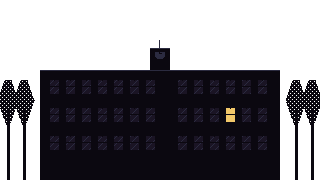
#> input picture assets/original/art/backgrounds/bg_mid.png, 320 x 180 px; its folder holds only this picture in this run
$ python asset_previews.py ../assets/original/art/backgrounds
#> lines starting #> are read from the running program, lines starting #| are printed output that depends on the picture
#!/usr/bin/env python3
"""Build a preview.png contact sheet for each pack in assets/third_party/.

Each sheet shows up to 16 images from the pack, picked round-robin across its
folders and skipping animation frames of the same sprite, so a pack can be
browsed without opening hundreds of files. Pixel art is enlarged by an integer
factor with nearest-neighbour scaling; larger images are scaled down.

Usage:
    python3 tools/asset_previews.py                 # every pack
    python3 tools/asset_previews.py <folder> ...    # only these packs

Requires Pillow (pip install pillow).
"""
import argparse
import os
import re
import sys

from PIL import Image, ImageDraw, ImageFont

REPO = os.path.dirname(os.path.dirname(os.path.abspath(__file__)))
DEFAULT_ROOT = os.path.join(REPO, 'assets', 'third_party')
EXT = ('.png', '.gif', '.bmp')
OUT_NAME = 'preview.png'
CELL, COLS, MAX_IMAGES, PAD, LABEL, HEADER = 240, 4, 16, 8, 14, 22
BG, CELL_BG, FG = (24, 22, 28), (44, 40, 52), (220, 214, 230)
FRAME_SUFFIX = re.compile(r'([ _-]?(idle|run|walk|hit|hurt|attack|jump|anim|sheet|f\d+|\(?\d+\)?))+$')


def list_images(pack_dir):
    images = []
    for root, _, files in os.walk(pack_dir):
        for name in files:
            if not name.lower().endswith(EXT) or name == OUT_NAME:
                continue
            path = os.path.join(root, name)
            try:
                with Image.open(path) as im:
#> im is the input picture: PIL image 320x180 RGBA; mean R, G, B, A 7.6, 5.9, 10.5, 130.6
                    w, h = im.size
#> w = 320; h = 180
            except OSError:
                continue
            images.append((path, w * h))
    return images


def pick(images):
    """Pick up to MAX_IMAGES paths, preferring large images and variety."""
    if len(images) <= MAX_IMAGES:
        return sorted(p for p, _ in images)
    best = {}  # one image per (folder, sprite name without frame suffix)
    for path, area in images:
        stem = FRAME_SUFFIX.sub('', os.path.splitext(os.path.basename(path))[0].lower())
        key = (os.path.dirname(path), stem)
        if key not in best or area > best[key][0]:
            best[key] = (area, path)
    by_dir = {}
    for area, path in best.values():
        by_dir.setdefault(os.path.dirname(path), []).append((area, path))
    for entries in by_dir.values():
        entries.sort(reverse=True)
    order = []
    for rnd in range(MAX_IMAGES):  # round-robin over folders, largest first
        layer = sorted((v[rnd] for v in by_dir.values() if len(v) > rnd), reverse=True)
        if not layer:
            break
        order += layer
    return sorted(p for _, p in order[:MAX_IMAGES])


def fit(im):
    w, h = im.size
    scale = min(CELL / w, CELL / h)
    if scale >= 1:
        scale = int(scale)
        return im.resize((w * scale, h * scale), Image.NEAREST)
    return im.resize((max(1, int(w * scale)), max(1, int(h * scale))), Image.LANCZOS)


def build(pack_dir):
    images = list_images(pack_dir)
    if not images:
        return None
    picked = pick(images)
    n = len(picked)
#> n = 1
    cols = min(COLS, n)
#> cols = 1
    rows = (n + cols - 1) // cols
#> rows = 1
    size = (cols * (CELL + PAD) + PAD, HEADER + rows * (CELL + LABEL + PAD) + PAD)
#> size = (256, 292)
    sheet = Image.new('RGBA', size, BG + (255,))
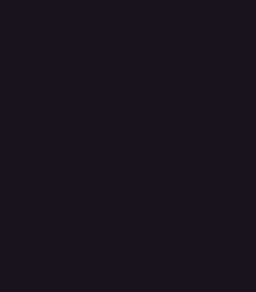
#> sheet: PIL image 256x292 RGBA; mean R, G, B, A 24, 22, 28, 255
    draw = ImageDraw.Draw(sheet)
    font = ImageFont.load_default()
    title = f'{os.path.basename(pack_dir)}  ({len(images)} images, {n} shown)'
    draw.text((PAD, 6), title, fill=FG, font=font)
    for i, path in enumerate(picked):
        with Image.open(path) as src:
            src.seek(0)  # first frame of animated GIFs
            im = fit(src.convert('RGBA'))
#> in fit, `return im.resize((max(1, int(w * scale)), max(1, int(h * scale))), Ima..`:
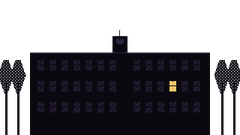
#> returned value: PIL image 240x135 RGBA; mean R, G, B, A 8.2, 6.4, 11.4, 130.3; transparent parts drawn white
        x0 = PAD + (i % cols) * (CELL + PAD)
#> x0 = 8
        y0 = HEADER + PAD + (i // cols) * (CELL + LABEL + PAD)
#> y0 = 30
        draw.rectangle([x0, y0, x0 + CELL - 1, y0 + CELL - 1], fill=CELL_BG + (255,))
        sheet.alpha_composite(im, (x0 + (CELL - im.size[0]) // 2, y0 + (CELL - im.size[1]) // 2))
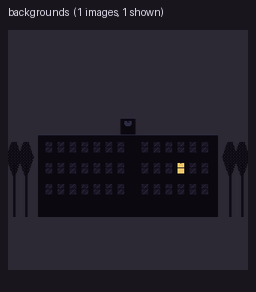
#> sheet: PIL image 256x292 RGBA; mean R, G, B, A 33.9, 30.4, 40.5, 255
        label = os.path.relpath(path, pack_dir).replace(os.sep, '/')
        if len(label) > 38:
            label = '...' + label[-35:]
#> label = '...original/art/backgrounds/bg_mid.png'
        draw.text((x0, y0 + CELL + 1), label, fill=FG, font=font)
    out = sheet.convert('RGB')
    if out.getcolors(256) is None:  # more than 256 colours: palette it to keep the file small
        out = out.quantize(256, dither=Image.Dither.NONE)
#> out: PIL image 256x292 P
    out_path = os.path.join(pack_dir, OUT_NAME)
    out.save(out_path, optimize=True)
    return out_path, n, len(images)


def main(argv=None):
    parser = argparse.ArgumentParser(description=__doc__.splitlines()[0])
    parser.add_argument('packs', nargs='*', help='pack folder names (default: all)')
    parser.add_argument('--root', default=DEFAULT_ROOT, help='folder that holds the packs')
    args = parser.parse_args(argv)
    names = args.packs or sorted(os.listdir(args.root))
    for name in names:
        pack_dir = os.path.join(args.root, name)
        if not os.path.isdir(pack_dir):
            if args.packs:
                print(f'not a pack folder: {pack_dir}', file=sys.stderr)
                return 1
            continue
        result = build(pack_dir)
        if result:
            out_path, shown, total = result
#> shown = 1; total = 1
            print(f'{os.path.relpath(out_path, REPO)}: {shown}/{total} images')
#| assets/assets/original/art/backgrounds/preview.png: 1/1 images
    return 0


if __name__ == '__main__':
    sys.exit(main())
#> (the program exits here)
